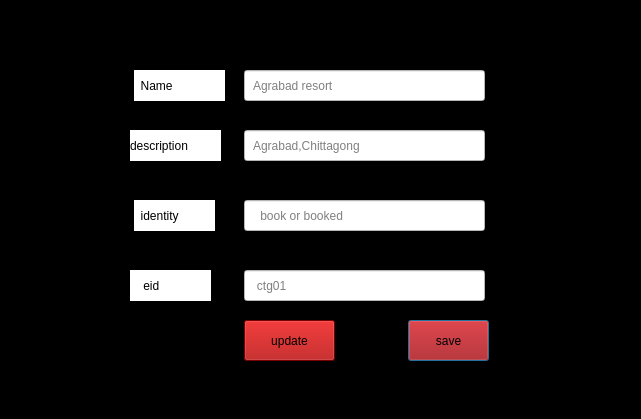
<?xml version="1.0" encoding="UTF-8"?>
<ui version="4.0">
 <class>saintadminsaveDialog</class>
 <widget class="QDialog" name="saintadminsaveDialog">
  <property name="geometry">
   <rect>
    <x>0</x>
    <y>0</y>
    <width>641</width>
    <height>419</height>
   </rect>
  </property>
  <property name="windowTitle">
   <string>Dialog</string>
  </property>
  <property name="styleSheet">
   <string notr="true">background:rgb(0, 0, 0)</string>
  </property>
  <widget class="QLabel" name="label_indentitys">
   <property name="geometry">
    <rect>
     <x>134</x>
     <y>200</y>
     <width>81</width>
     <height>31</height>
    </rect>
   </property>
   <property name="styleSheet">
    <string notr="true">font: 75 10pt &quot;MS Shell Dlg 2&quot;;
background:rgb(255, 255, 255)</string>
   </property>
   <property name="text">
    <string>  identity</string>
   </property>
  </widget>
  <widget class="QLineEdit" name="lineEdit_identitys">
   <property name="geometry">
    <rect>
     <x>244</x>
     <y>200</y>
     <width>241</width>
     <height>31</height>
    </rect>
   </property>
   <property name="styleSheet">
    <string notr="true">font: 75 10pt &quot;MS Shell Dlg 2&quot;;
background:rgb(255, 255, 255)</string>
   </property>
   <property name="placeholderText">
    <string>    book or booked</string>
   </property>
  </widget>
  <widget class="QPushButton" name="pushButton_saves">
   <property name="geometry">
    <rect>
     <x>408</x>
     <y>320</y>
     <width>81</width>
     <height>41</height>
    </rect>
   </property>
   <property name="styleSheet">
    <string notr="true">font: 75 12pt &quot;MS Shell Dlg 2&quot;;
background:rgb(170, 0, 0)</string>
   </property>
   <property name="text">
    <string>save</string>
   </property>
  </widget>
  <widget class="QLabel" name="label_eids">
   <property name="geometry">
    <rect>
     <x>130</x>
     <y>270</y>
     <width>81</width>
     <height>31</height>
    </rect>
   </property>
   <property name="styleSheet">
    <string notr="true">font: 75 10pt &quot;MS Shell Dlg 2&quot;;
background:rgb(255, 255, 255)</string>
   </property>
   <property name="text">
    <string>    eid</string>
   </property>
  </widget>
  <widget class="QLabel" name="label_names">
   <property name="geometry">
    <rect>
     <x>134</x>
     <y>70</y>
     <width>91</width>
     <height>31</height>
    </rect>
   </property>
   <property name="styleSheet">
    <string notr="true">font: 75 10pt &quot;MS Shell Dlg 2&quot;;
background:rgb(255, 255, 255)</string>
   </property>
   <property name="text">
    <string>  Name</string>
   </property>
  </widget>
  <widget class="QLineEdit" name="lineEdit_names">
   <property name="geometry">
    <rect>
     <x>244</x>
     <y>70</y>
     <width>241</width>
     <height>31</height>
    </rect>
   </property>
   <property name="styleSheet">
    <string notr="true">font: 75 10pt &quot;MS Shell Dlg 2&quot;;
background:rgb(255, 255, 255)</string>
   </property>
   <property name="placeholderText">
    <string>  Agrabad resort</string>
   </property>
  </widget>
  <widget class="QLineEdit" name="lineEdit_eids">
   <property name="geometry">
    <rect>
     <x>244</x>
     <y>270</y>
     <width>241</width>
     <height>31</height>
    </rect>
   </property>
   <property name="styleSheet">
    <string notr="true">font: 75 10pt &quot;MS Shell Dlg 2&quot;;
background:rgb(255, 255, 255)</string>
   </property>
   <property name="placeholderText">
    <string>   ctg01</string>
   </property>
  </widget>
  <widget class="QLineEdit" name="lineEdit_descriptions">
   <property name="geometry">
    <rect>
     <x>244</x>
     <y>130</y>
     <width>241</width>
     <height>31</height>
    </rect>
   </property>
   <property name="styleSheet">
    <string notr="true">font: 75 10pt &quot;MS Shell Dlg 2&quot;;
background:rgb(255, 255, 255)</string>
   </property>
   <property name="placeholderText">
    <string>  Agrabad,Chittagong</string>
   </property>
  </widget>
  <widget class="QLabel" name="label_descriptions">
   <property name="geometry">
    <rect>
     <x>130</x>
     <y>130</y>
     <width>91</width>
     <height>31</height>
    </rect>
   </property>
   <property name="styleSheet">
    <string notr="true">font: 75 10pt &quot;MS Shell Dlg 2&quot;;
background:rgb(255, 255, 255)</string>
   </property>
   <property name="text">
    <string>description</string>
   </property>
  </widget>
  <widget class="QPushButton" name="pushButton_updates">
   <property name="geometry">
    <rect>
     <x>244</x>
     <y>320</y>
     <width>91</width>
     <height>41</height>
    </rect>
   </property>
   <property name="styleSheet">
    <string notr="true">font: 75 12pt &quot;MS Shell Dlg 2&quot;;
background:rgb(170, 0, 0)</string>
   </property>
   <property name="text">
    <string>update</string>
   </property>
  </widget>
 </widget>
 <resources/>
 <connections/>
</ui>
